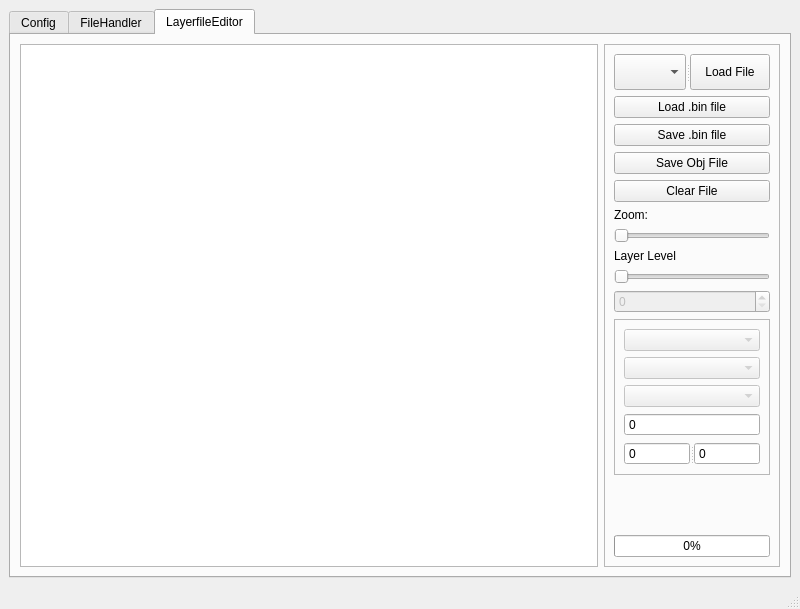
<?xml version="1.0" encoding="UTF-8"?>
<ui version="4.0">
 <class>MainWindow</class>
 <widget class="QMainWindow" name="MainWindow">
  <property name="geometry">
   <rect>
    <x>0</x>
    <y>0</y>
    <width>800</width>
    <height>609</height>
   </rect>
  </property>
  <property name="windowTitle">
   <string>MainWindow</string>
  </property>
  <widget class="QWidget" name="centralwidget">
   <layout class="QGridLayout" name="gridLayout">
    <item row="0" column="0">
     <widget class="QTabWidget" name="tabWidget">
      <property name="enabled">
       <bool>true</bool>
      </property>
      <property name="currentIndex">
       <number>2</number>
      </property>
      <widget class="QWidget" name="tab">
       <attribute name="title">
        <string>Config</string>
       </attribute>
       <layout class="QVBoxLayout" name="verticalLayout">
        <item>
         <widget class="QFrame" name="C">
          <property name="sizePolicy">
           <sizepolicy hsizetype="Preferred" vsizetype="Maximum">
            <horstretch>0</horstretch>
            <verstretch>0</verstretch>
           </sizepolicy>
          </property>
          <property name="frameShape">
           <enum>QFrame::StyledPanel</enum>
          </property>
          <property name="frameShadow">
           <enum>QFrame::Raised</enum>
          </property>
          <layout class="QHBoxLayout" name="horizontalLayout">
           <item>
            <widget class="QPlainTextEdit" name="CurrentRomPathBox">
             <property name="maximumSize">
              <size>
               <width>16777215</width>
               <height>30</height>
              </size>
             </property>
             <property name="readOnly">
              <bool>true</bool>
             </property>
            </widget>
           </item>
           <item>
            <widget class="QPushButton" name="SetROMButton">
             <property name="text">
              <string>Set ROM</string>
             </property>
            </widget>
           </item>
          </layout>
         </widget>
        </item>
        <item>
         <spacer name="verticalSpacer">
          <property name="orientation">
           <enum>Qt::Vertical</enum>
          </property>
          <property name="sizeHint" stdset="0">
           <size>
            <width>20</width>
            <height>40</height>
           </size>
          </property>
         </spacer>
        </item>
       </layout>
      </widget>
      <widget class="QWidget" name="FileHandler">
       <attribute name="title">
        <string>FileHandler</string>
       </attribute>
       <layout class="QVBoxLayout" name="verticalLayout_2">
        <item>
         <widget class="QSplitter" name="splitter">
          <property name="orientation">
           <enum>Qt::Horizontal</enum>
          </property>
          <widget class="QComboBox" name="DataFileListCombobox">
           <property name="sizePolicy">
            <sizepolicy hsizetype="Minimum" vsizetype="Fixed">
             <horstretch>0</horstretch>
             <verstretch>0</verstretch>
            </sizepolicy>
           </property>
          </widget>
          <widget class="QPushButton" name="GetFileButtonData">
           <property name="sizePolicy">
            <sizepolicy hsizetype="Maximum" vsizetype="Fixed">
             <horstretch>0</horstretch>
             <verstretch>0</verstretch>
            </sizepolicy>
           </property>
           <property name="text">
            <string>Get File</string>
           </property>
          </widget>
          <widget class="QPushButton" name="pushButton">
           <property name="sizePolicy">
            <sizepolicy hsizetype="Maximum" vsizetype="Fixed">
             <horstretch>0</horstretch>
             <verstretch>0</verstretch>
            </sizepolicy>
           </property>
           <property name="text">
            <string>Overwrite</string>
           </property>
          </widget>
         </widget>
        </item>
        <item>
         <spacer name="verticalSpacer_2">
          <property name="orientation">
           <enum>Qt::Vertical</enum>
          </property>
          <property name="sizeHint" stdset="0">
           <size>
            <width>20</width>
            <height>40</height>
           </size>
          </property>
         </spacer>
        </item>
        <item>
         <widget class="QProgressBar" name="InjectProgressBar">
          <property name="value">
           <number>0</number>
          </property>
         </widget>
        </item>
       </layout>
      </widget>
      <widget class="QWidget" name="tab_2">
       <attribute name="title">
        <string>LayerfileEditor</string>
       </attribute>
       <layout class="QHBoxLayout" name="horizontalLayout_2">
        <item>
         <widget class="QGraphicsView" name="graphicsView"/>
        </item>
        <item>
         <widget class="QFrame" name="frame">
          <property name="sizePolicy">
           <sizepolicy hsizetype="Maximum" vsizetype="Preferred">
            <horstretch>0</horstretch>
            <verstretch>0</verstretch>
           </sizepolicy>
          </property>
          <property name="frameShape">
           <enum>QFrame::StyledPanel</enum>
          </property>
          <property name="frameShadow">
           <enum>QFrame::Raised</enum>
          </property>
          <layout class="QVBoxLayout" name="verticalLayout_3">
           <item>
            <widget class="QSplitter" name="splitter_2">
             <property name="orientation">
              <enum>Qt::Horizontal</enum>
             </property>
             <widget class="QComboBox" name="ColissionCombo">
              <property name="sizePolicy">
               <sizepolicy hsizetype="Maximum" vsizetype="Fixed">
                <horstretch>0</horstretch>
                <verstretch>0</verstretch>
               </sizepolicy>
              </property>
              <property name="minimumSize">
               <size>
                <width>0</width>
                <height>36</height>
               </size>
              </property>
             </widget>
             <widget class="QPushButton" name="pushButton_2">
              <property name="text">
               <string>Load File</string>
              </property>
             </widget>
            </widget>
           </item>
           <item>
            <widget class="QPushButton" name="BinLoader">
             <property name="text">
              <string>Load .bin file</string>
             </property>
            </widget>
           </item>
           <item>
            <widget class="QPushButton" name="SaveBinButton">
             <property name="text">
              <string>Save .bin file</string>
             </property>
            </widget>
           </item>
           <item>
            <widget class="QPushButton" name="pushButton_3">
             <property name="text">
              <string>Save Obj File</string>
             </property>
            </widget>
           </item>
           <item>
            <widget class="QPushButton" name="ClearfileButton">
             <property name="text">
              <string>Clear File</string>
             </property>
            </widget>
           </item>
           <item>
            <widget class="QLabel" name="label">
             <property name="text">
              <string>Zoom:</string>
             </property>
            </widget>
           </item>
           <item>
            <widget class="QSlider" name="Zoomslider">
             <property name="minimum">
              <number>10</number>
             </property>
             <property name="maximum">
              <number>100</number>
             </property>
             <property name="orientation">
              <enum>Qt::Horizontal</enum>
             </property>
            </widget>
           </item>
           <item>
            <widget class="QLabel" name="label_2">
             <property name="text">
              <string>Layer Level</string>
             </property>
            </widget>
           </item>
           <item>
            <widget class="QSlider" name="LayerSelectSlider">
             <property name="maximum">
              <number>0</number>
             </property>
             <property name="orientation">
              <enum>Qt::Horizontal</enum>
             </property>
            </widget>
           </item>
           <item>
            <widget class="QSpinBox" name="HeightOffsetPerLayerSpinBox">
             <property name="enabled">
              <bool>false</bool>
             </property>
             <property name="maximum">
              <number>255</number>
             </property>
             <property name="displayIntegerBase">
              <number>16</number>
             </property>
            </widget>
           </item>
           <item>
            <widget class="QFrame" name="frame_2">
             <property name="enabled">
              <bool>true</bool>
             </property>
             <property name="frameShape">
              <enum>QFrame::StyledPanel</enum>
             </property>
             <property name="frameShadow">
              <enum>QFrame::Raised</enum>
             </property>
             <layout class="QVBoxLayout" name="verticalLayout_4">
              <item>
               <widget class="QComboBox" name="GroundTypeComboBox">
                <property name="enabled">
                 <bool>false</bool>
                </property>
                <property name="editable">
                 <bool>false</bool>
                </property>
                <property name="duplicatesEnabled">
                 <bool>false</bool>
                </property>
               </widget>
              </item>
              <item>
               <widget class="QComboBox" name="ItemTypeComboBox">
                <property name="enabled">
                 <bool>false</bool>
                </property>
               </widget>
              </item>
              <item>
               <widget class="QComboBox" name="EnemyCombobox">
                <property name="enabled">
                 <bool>false</bool>
                </property>
               </widget>
              </item>
              <item>
               <widget class="QSpinBox" name="LayerfileEditorValueBox">
                <property name="frame">
                 <bool>true</bool>
                </property>
                <property name="readOnly">
                 <bool>true</bool>
                </property>
                <property name="buttonSymbols">
                 <enum>QAbstractSpinBox::NoButtons</enum>
                </property>
                <property name="keyboardTracking">
                 <bool>true</bool>
                </property>
                <property name="maximum">
                 <number>65535</number>
                </property>
                <property name="displayIntegerBase">
                 <number>16</number>
                </property>
               </widget>
              </item>
              <item>
               <widget class="QSplitter" name="splitter_3">
                <property name="orientation">
                 <enum>Qt::Horizontal</enum>
                </property>
                <widget class="QSpinBox" name="spinBoxXVal">
                 <property name="readOnly">
                  <bool>true</bool>
                 </property>
                 <property name="buttonSymbols">
                  <enum>QAbstractSpinBox::NoButtons</enum>
                 </property>
                 <property name="displayIntegerBase">
                  <number>16</number>
                 </property>
                </widget>
                <widget class="QSpinBox" name="spinBoxYVal">
                 <property name="readOnly">
                  <bool>true</bool>
                 </property>
                 <property name="buttonSymbols">
                  <enum>QAbstractSpinBox::NoButtons</enum>
                 </property>
                 <property name="displayIntegerBase">
                  <number>16</number>
                 </property>
                </widget>
               </widget>
              </item>
             </layout>
            </widget>
           </item>
           <item>
            <spacer name="verticalSpacer_3">
             <property name="orientation">
              <enum>Qt::Vertical</enum>
             </property>
             <property name="sizeHint" stdset="0">
              <size>
               <width>20</width>
               <height>40</height>
              </size>
             </property>
            </spacer>
           </item>
           <item>
            <widget class="QProgressBar" name="progressBar">
             <property name="value">
              <number>0</number>
             </property>
            </widget>
           </item>
          </layout>
         </widget>
        </item>
       </layout>
      </widget>
     </widget>
    </item>
   </layout>
  </widget>
  <widget class="QMenuBar" name="menubar">
   <property name="geometry">
    <rect>
     <x>0</x>
     <y>0</y>
     <width>800</width>
     <height>22</height>
    </rect>
   </property>
  </widget>
  <widget class="QStatusBar" name="statusbar"/>
 </widget>
 <resources/>
 <connections/>
</ui>
